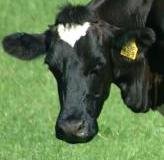
#> input picture obraz/Image/CowHead/01_05_21---Cow_web.jpg, 164 x 160 px; its folder holds only this picture in this run
$ jupyter execute --allow-errors 'animal_recogn copy.ipynb'   (shell and % lines are left out)
#> lines starting #> are read from the running program, lines starting #| are printed output that depends on the picture
[cell 1]

import matplotlib.pyplot as plt
import numpy as np
import pprint
from pickle import dump, load

pp = pprint.PrettyPrinter(indent=4)

[cell 2]
from skimage.io import imread
from skimage.transform import resize
from pathlib import Path
from os import PathLike
# (10 pkt.)
# Funkcja do przerabiania obrazków na dane wejściowe


# Output - Słownik z przerobionymi obrazami na dane wejściowe zapisz do pliku
# [nazwa]_[szerokosc]x[wysokosc]px.pkl - aby na przyszlosc pamietac, do jakich rozmiarow zmienilismy obrazki

def resize_all(src: str | PathLike | Path, pklname: str, include: set[str], width=150, height=None) -> Path:
    """

    Parameter
    ---------
    src: str
        ściezka do folderu głównego z obrazkami
    pklname: str
        nazwa pliku wyjściowego
    width: int
        docelowa szerokość obrazków
    include: set[str]
        set zawierający nazwy klas, które chcemy dodać
    """
#> called with src = 'Image', pklname = 'out', width = 80
    src = Path(src)
    include = {x.lower() for x in include}

    # Jeśli height nie jest zdefiniowane to przyjmujemy, ze obraz jest kwadratem
    height = height if height else width

    data = dict()
    data['description'] = "Zdjęcia"
    data['label'] = []
    data['filename'] = []
    data['data'] = []

    pklname = f"{pklname}_{width}x{height}px.pkl"

    # Przechodzimy się po folderze głownym
    for animal_dir in src.iterdir():
        # print(animal_dir)
        if not animal_dir.is_dir() or not animal_dir.name.removesuffix("Head").lower() in include:
            continue

        # Nastepnie przechodzimy się po folderach wewnątrz
        label = animal_dir.name.removesuffix("Head")
        for img_path in [p for p in animal_dir.iterdir() if p.suffix in [".jpg", ".png"]]:
            # Jeśli zdjęcie jest jpg lub png
            # Nastepnie przechodzimy się po zdjęciach
            # to Dzialamy na nie funkcją imread
            img: np.ndarray = imread(img_path)
#> img is the input picture: shape (160, 164, 3); mean R, G, B 88.8, 112.7, 74.4
            # potem dzialamy funkcją resize
            img: np.ndarray = resize(img, (width, height))
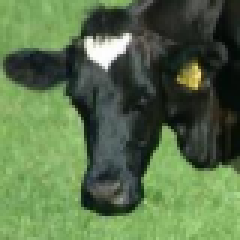
#> img: shape (80, 80, 3) float64 (shown 3 times larger); mean R, G, B 0.348, 0.442, 0.292

            # Do słownika dodajemy nazwę klasy
            # Do słownika dodajemy nazwę pliku
            # Do słownika dodajemy odczytany i pomniejszony obraz
            data['label'].append(label)
            data['filename'].append(img_path.name)
            data['data'].append(img)
#> pass 2 of the loop in resize_all, `for animal_dir in src.iterdir():`:
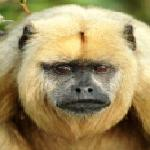
#> input picture obraz/Image/MonkeyHead/monkeyfrontal0001.jpg, 150 x 150 px
#> in resize_all, img is the input picture: shape (150, 150, 3); mean R, G, B 158.5, 141.1, 96.6
#> in resize_all, `img: np.ndarray = resize(img, (width, height))`:
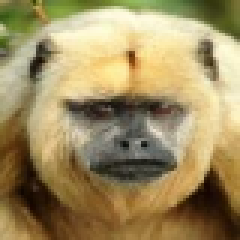
#> img: shape (80, 80, 3) float64 (shown 3 times larger); mean R, G, B 0.622, 0.553, 0.379

    with open(pklname, 'wb') as f:
        # Cały słownik "piklujemy"
        dump(data, f)

    print(f"Zapisano dane do pliku {pklname}")

    return Path(pklname)

[cell 3]
# (5 pkt.)

pkl_name = "out"
width = 80

include = {'Cow', 'Monkey', 'Pigeon', }
        #    'Eagle', 'Deer', 'Monkey', 'Panda'}

# wywołaj funkcję - resize_all
# resize_all(os.)
pkl_path = resize_all("Image", pkl_name, include, width)

[cell 4]
from collections import Counter
# (5 pkt.)
# Załaduj "zapiklowany" plik

with open(pkl_path, 'rb') as f:
    data = load(f)

# Wypisz informacje o zapiklowanym słowniku

print('Ilość próbek: ',  len(data['data']))
print('Klucze zapiklowanego słownika: ', list(data.keys()))
print('Shape pojedynczego zdjęcia: ', data['data'][0].shape)
print('Labels: ', set(data['label']))
print('Liczba klas: ', dict(Counter(data['label'])))

# Napisz w komentarzu, co odpowiada za shape zdjęcia

[cell 5]
# Printowanie zdjęć (po jednym z kadej klasy)
# (5 pkt.)
# unikalna lista klas
labels = list(set(data['label']))

# Ustawienia matplot lib
fig, axes = plt.subplots(1, len(labels))
fig.set_size_inches(15,4)
fig.tight_layout()


# Dla kazdego utworzonego wcześniej pustego okienka na zdjęcie oraz podpis pod nim:
for ax, label in zip(axes, labels):

    # W miejscu komentarza któreś ze zdjęć danej klasy
    ax.imshow(data['data'][data['label'].index(label)])
    ax.axis('off')
    ax.set_title(label)
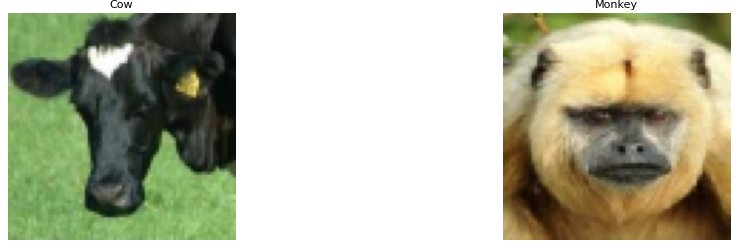
#> figure drawn by matplotlib, 2 panels

[cell 6]
# Utwórz zbiór cech oraz klas
# (pkt.)
X = np.array(data['data'])
y = np.array(data['label'])

[cell 7]
# Podziel zbiory na treningowy oraz testowy za pomocą gotowej funkcji (poprzednie zajęcia)
# (2 pkt.)
from sklearn.model_selection import train_test_split

X_train, X_test, y_train, y_test = train_test_split(X, y, test_size=0.2, random_state=42)

[cell 8]
# (5 pkt.)
import pandas as pd

# Pokaz za przy pomocy pandas i matplotlib wykresy, na którym widoczna będzie ilość próbek dla kazdej klasy (czy zbior jest zbalansowany?)
pd.DataFrame(Counter(y_test), index=['Ilość próbek']).T.plot.bar().set_title('Zbiór testowy')
pd.DataFrame(Counter(y_train), index=['Ilość próbek']).T.plot.bar().set_title('Zbiór treningowy')
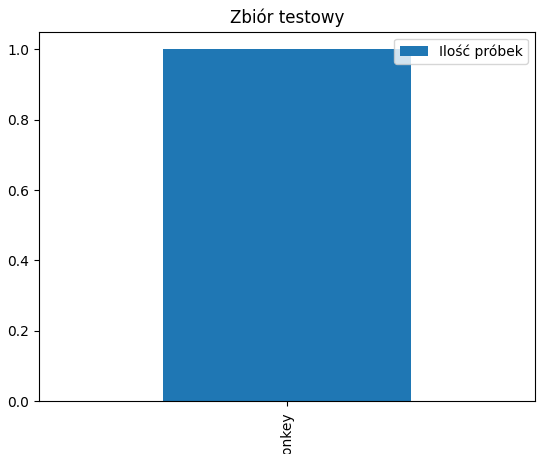
#> figure drawn by matplotlib, 1 panel
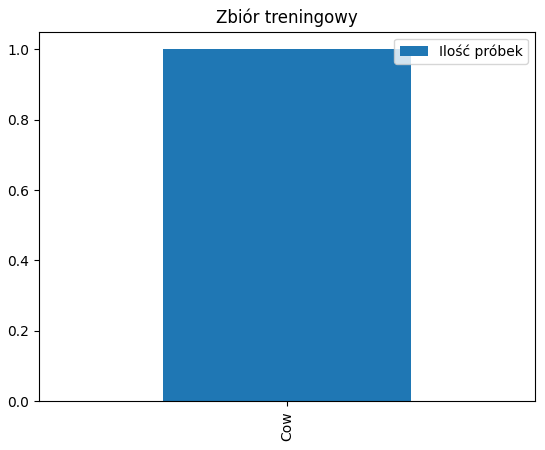
#> figure drawn by matplotlib, 1 panel
